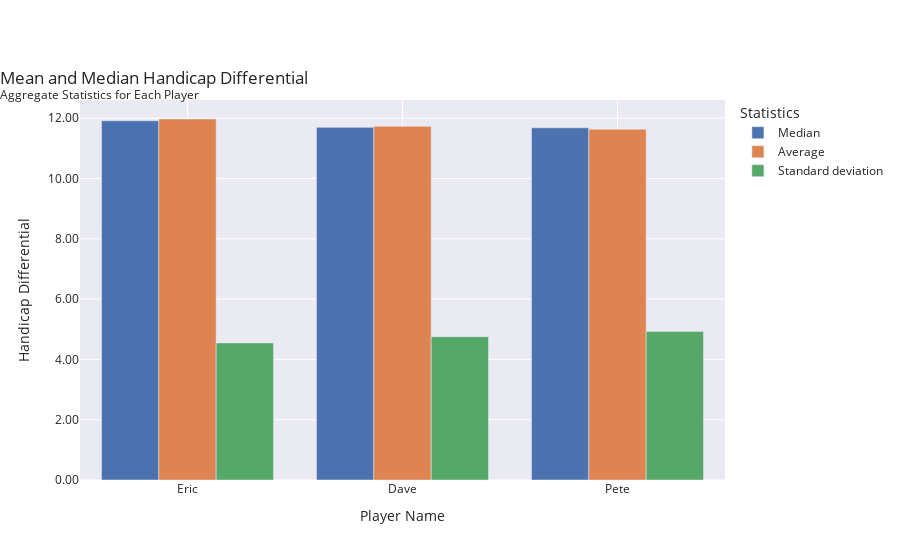

The notebook cell saved with this chart:
### Code cell
mean_med_stats(df, "handicap_diff")

### Figure 1 — Plotly figure (JSON) as saved in the notebook; plotly's stock layout.template omitted (floating-point values rounded to 4 significant figures)
{"data": [{"alignmentgroup": "True", "hovertemplate": "<b>%{hovertext}</b><br><br>Statistic=Median<br>Handicap Differential=%{y}<extra></extra>", "hovertext": ["Eric", "Dave", "Pete"], "legendgroup": "Median", "marker": {"color": "rgb(76,114,176)", "pattern": {"shape": ""}}, "name": "Median", "offsetgroup": "Median", "orientation": "v", "showlegend": true, "textposition": "auto", "type": "bar", "x": ["Eric", "Dave", "Pete"], "xaxis": "x", "y": [11.92, 11.7, 11.68], "yaxis": "y"}, {"alignmentgroup": "True", "hovertemplate": "<b>%{hovertext}</b><br><br>Statistic=Average<br>Handicap Differential=%{y}<extra></extra>", "hovertext": ["Eric", "Dave", "Pete"], "legendgroup": "Average", "marker": {"color": "rgb(221,132,82)", "pattern": {"shape": ""}}, "name": "Average", "offsetgroup": "Average", "orientation": "v", "showlegend": true, "textposition": "auto", "type": "bar", "x": ["Eric", "Dave", "Pete"], "xaxis": "x", "y": [11.97, 11.73, 11.64], "yaxis": "y"}, {"alignmentgroup": "True", "hovertemplate": "<b>%{hovertext}</b><br><br>Statistic=Standard Deviation<br>Handicap Differential=%{y}<extra></extra>", "hovertext": ["Eric", "Dave", "Pete"], "legendgroup": "Standard Deviation", "marker": {"color": "rgb(85,168,104)", "pattern": {"shape": ""}}, "name": "Standard deviation", "offsetgroup": "Standard Deviation", "orientation": "v", "showlegend": true, "textposition": "auto", "type": "bar", "x": ["Eric", "Dave", "Pete"], "xaxis": "x", "y": [4.547, 4.755, 4.929], "yaxis": "y"}], "layout": {"autosize": true, "barmode": "group", "legend": {"title": {"text": "Statistics"}, "tracegroupgap": 0}, "title": {"text": "Mean and Median Handicap Differential<br><sup>Aggregate Statistics for Each Player</sup>", "x": 0, "y": 0.85}, "xaxis": {"anchor": "y", "autorange": true, "domain": [0, 1], "range": [-0.5, 2.5], "title": {"text": "Player Name"}, "type": "category"}, "yaxis": {"anchor": "x", "autorange": true, "domain": [0, 1], "range": [0, 12.61], "tickformat": ".2f", "title": {"text": "Handicap Differential"}, "type": "linear"}}}
